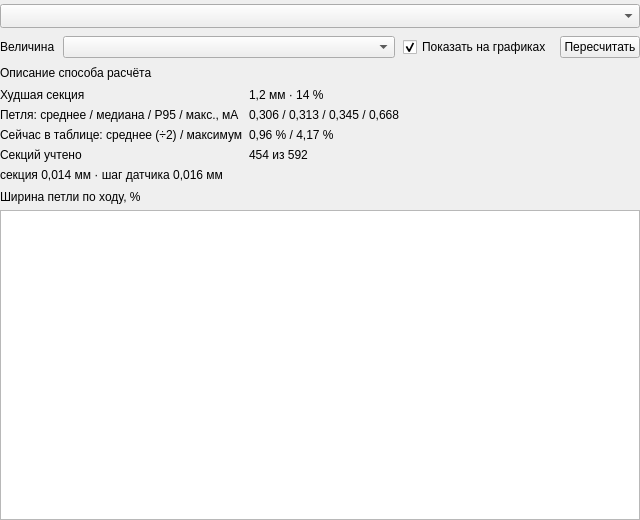
<?xml version="1.0" encoding="UTF-8"?>
<ui version="4.0">
 <class>DynamicErrorLabPanel</class>
 <widget class="QWidget" name="DynamicErrorLabPanel">
  <property name="geometry">
   <rect>
    <x>0</x>
    <y>0</y>
    <width>640</width>
    <height>520</height>
   </rect>
  </property>
  <layout class="QVBoxLayout" name="verticalLayout_dynamicErrorPanel">
   <property name="spacing">
    <number>8</number>
   </property>
   <property name="leftMargin">
    <number>0</number>
   </property>
   <property name="topMargin">
    <number>4</number>
   </property>
   <property name="rightMargin">
    <number>0</number>
   </property>
   <property name="bottomMargin">
    <number>0</number>
   </property>
   <item>
    <widget class="QComboBox" name="comboBox_dynamicErrorMethod">
     <property name="sizePolicy">
      <sizepolicy hsizetype="Expanding" vsizetype="Fixed">
       <horstretch>0</horstretch>
       <verstretch>0</verstretch>
      </sizepolicy>
     </property>
     <property name="sizeAdjustPolicy">
      <enum>QComboBox::SizeAdjustPolicy::AdjustToMinimumContentsLengthWithIcon</enum>
     </property>
     <property name="minimumContentsLength">
      <number>18</number>
     </property>
    </widget>
   </item>
   <item>
    <layout class="QHBoxLayout" name="horizontalLayout_dynamicErrorMethod">
     <property name="spacing">
      <number>8</number>
     </property>
     <item>
      <widget class="QLabel" name="label_dynamicErrorMeasure_Title">
       <property name="text">
        <string>Величина</string>
       </property>
      </widget>
     </item>
     <item>
      <widget class="QComboBox" name="comboBox_dynamicErrorMeasure">
       <property name="sizePolicy">
        <sizepolicy hsizetype="Expanding" vsizetype="Fixed">
         <horstretch>1</horstretch>
         <verstretch>0</verstretch>
        </sizepolicy>
       </property>
       <property name="toolTip">
        <string>Ширина петли — разница заданий прямого и обратного хода при одном положении. Сейчас среднее делится на 2, а максимум нет</string>
       </property>
      </widget>
     </item>
     <item>
      <widget class="QCheckBox" name="checkBox_dynamicErrorShowOnCharts">
       <property name="toolTip">
        <string>Отметить худшую секцию на графике задания (в отчёт не попадает)</string>
       </property>
       <property name="text">
        <string>Показать на графиках</string>
       </property>
       <property name="checked">
        <bool>true</bool>
       </property>
      </widget>
     </item>
     <item>
      <widget class="QPushButton" name="pushButton_dynamicErrorRecalculate">
       <property name="text">
        <string>Пересчитать</string>
       </property>
      </widget>
     </item>
    </layout>
   </item>
   <item>
    <widget class="QLabel" name="label_dynamicErrorMethodDescription_Title">
     <property name="sizePolicy">
      <sizepolicy hsizetype="Expanding" vsizetype="Preferred">
       <horstretch>1</horstretch>
       <verstretch>0</verstretch>
      </sizepolicy>
     </property>
     <property name="text">
      <string>Описание способа расчёта</string>
     </property>
     <property name="wordWrap">
      <bool>true</bool>
     </property>
    </widget>
   </item>
   <item>
    <widget class="QFrame" name="frame_dynamicErrorResult">
     <property name="frameShape">
      <enum>QFrame::Shape::NoFrame</enum>
     </property>
     <layout class="QGridLayout" name="gridLayout_dynamicErrorResult">
      <property name="leftMargin">
       <number>0</number>
      </property>
      <property name="topMargin">
       <number>0</number>
      </property>
      <property name="rightMargin">
       <number>0</number>
      </property>
      <property name="bottomMargin">
       <number>0</number>
      </property>
      <property name="spacing">
       <number>6</number>
      </property>
      <item row="0" column="0">
       <widget class="QLabel" name="label_dynamicErrorWorstSection_Title">
        <property name="sizePolicy">
         <sizepolicy hsizetype="Maximum" vsizetype="Preferred">
          <horstretch>0</horstretch>
          <verstretch>0</verstretch>
         </sizepolicy>
        </property>
        <property name="text">
         <string>Худшая секция</string>
        </property>
       </widget>
      </item>
      <item row="0" column="1">
       <widget class="QLabel" name="label_dynamicErrorWorstSection_Value">
        <property name="sizePolicy">
         <sizepolicy hsizetype="Maximum" vsizetype="Preferred">
          <horstretch>0</horstretch>
          <verstretch>0</verstretch>
         </sizepolicy>
        </property>
        <property name="text">
         <string>1,2 мм · 14 %</string>
        </property>
       </widget>
      </item>
      <item row="1" column="0">
       <widget class="QLabel" name="label_dynamicErrorStats_Title">
        <property name="sizePolicy">
         <sizepolicy hsizetype="Maximum" vsizetype="Preferred">
          <horstretch>0</horstretch>
          <verstretch>0</verstretch>
         </sizepolicy>
        </property>
        <property name="text">
         <string>Петля: среднее / медиана / P95 / макс., мА</string>
        </property>
       </widget>
      </item>
      <item row="1" column="1">
       <widget class="QLabel" name="label_dynamicErrorStats_Value">
        <property name="sizePolicy">
         <sizepolicy hsizetype="Maximum" vsizetype="Preferred">
          <horstretch>0</horstretch>
          <verstretch>0</verstretch>
         </sizepolicy>
        </property>
        <property name="text">
         <string>0,306 / 0,313 / 0,345 / 0,668</string>
        </property>
       </widget>
      </item>
      <item row="2" column="0">
       <widget class="QLabel" name="label_dynamicErrorOfficial_Title">
        <property name="sizePolicy">
         <sizepolicy hsizetype="Maximum" vsizetype="Preferred">
          <horstretch>0</horstretch>
          <verstretch>0</verstretch>
         </sizepolicy>
        </property>
        <property name="text">
         <string>Сейчас в таблице: среднее (÷2) / максимум</string>
        </property>
       </widget>
      </item>
      <item row="2" column="1">
       <widget class="QLabel" name="label_dynamicErrorOfficial_Value">
        <property name="sizePolicy">
         <sizepolicy hsizetype="Maximum" vsizetype="Preferred">
          <horstretch>0</horstretch>
          <verstretch>0</verstretch>
         </sizepolicy>
        </property>
        <property name="text">
         <string>0,96 % / 4,17 %</string>
        </property>
       </widget>
      </item>
      <item row="3" column="0">
       <widget class="QLabel" name="label_dynamicErrorSections_Title">
        <property name="sizePolicy">
         <sizepolicy hsizetype="Maximum" vsizetype="Preferred">
          <horstretch>0</horstretch>
          <verstretch>0</verstretch>
         </sizepolicy>
        </property>
        <property name="text">
         <string>Секций учтено</string>
        </property>
       </widget>
      </item>
      <item row="3" column="1">
       <widget class="QLabel" name="label_dynamicErrorSections_Value">
        <property name="sizePolicy">
         <sizepolicy hsizetype="Maximum" vsizetype="Preferred">
          <horstretch>0</horstretch>
          <verstretch>0</verstretch>
         </sizepolicy>
        </property>
        <property name="text">
         <string>454 из 592</string>
        </property>
       </widget>
      </item>
      <item row="0" column="2">
       <spacer name="horizontalSpacer_dynamicErrorResult">
        <property name="orientation">
         <enum>Qt::Orientation::Horizontal</enum>
        </property>
        <property name="sizeHint" stdset="0">
         <size>
          <width>0</width>
          <height>0</height>
         </size>
        </property>
       </spacer>
      </item>
      <item row="4" column="0" colspan="3">
       <widget class="QLabel" name="label_dynamicErrorCalcRange_Norm">
        <property name="text">
         <string>секция 0,014 мм · шаг датчика 0,016 мм</string>
        </property>
        <property name="wordWrap">
         <bool>true</bool>
        </property>
       </widget>
      </item>
     </layout>
    </widget>
   </item>
   <item>
    <widget class="QFrame" name="frame_dynamicErrorProfile">
     <property name="frameShape">
      <enum>QFrame::Shape::NoFrame</enum>
     </property>
     <layout class="QVBoxLayout" name="verticalLayout_dynamicErrorProfile">
      <property name="spacing">
       <number>6</number>
      </property>
      <property name="leftMargin">
       <number>0</number>
      </property>
      <property name="topMargin">
       <number>0</number>
      </property>
      <property name="rightMargin">
       <number>0</number>
      </property>
      <property name="bottomMargin">
       <number>0</number>
      </property>
      <item>
       <widget class="QLabel" name="label_dynamicErrorProfile_Title">
        <property name="text">
         <string>Ширина петли по ходу, %</string>
        </property>
       </widget>
      </item>
      <item>
       <widget class="Widgets::Chart::ChartView" name="chartView_dynamicErrorProfile">
        <property name="minimumSize">
         <size>
          <width>0</width>
          <height>220</height>
         </size>
        </property>
       </widget>
      </item>
     </layout>
    </widget>
   </item>
  </layout>
 </widget>
 <customwidgets>
  <customwidget>
   <class>Widgets::Chart::ChartView</class>
   <extends>QGraphicsView</extends>
   <header>Widgets/Chart/ChartView.h</header>
  </customwidget>
 </customwidgets>
 <resources/>
 <connections/>
</ui>
